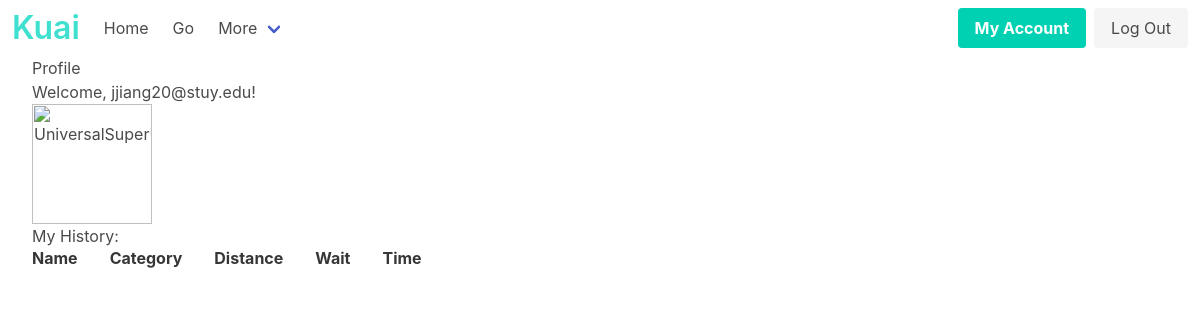
Before: /profile (signed in) with the older database file.
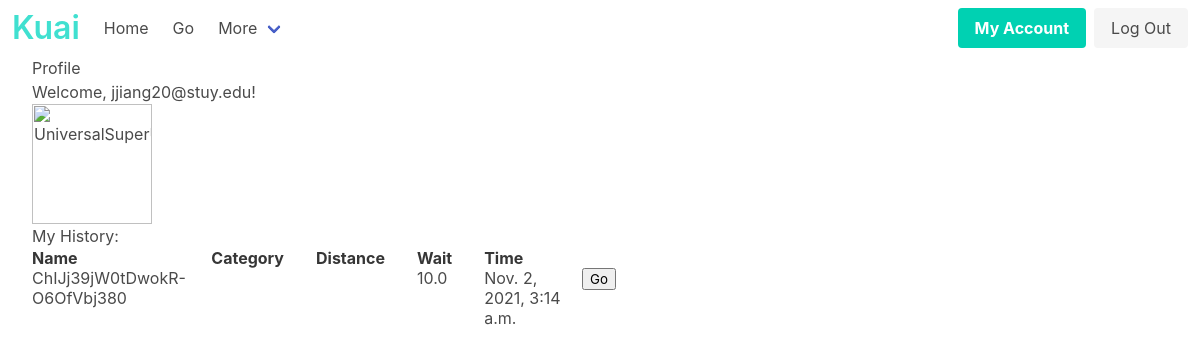
After: the same page with the newer database file.
### Landing/models.py (models this page shows, shortened)
class waitData(models.Model):
    wait_time = models.FloatField(validators = [MinValueValidator(0)], null = False, blank = False)
    business = models.ForeignKey("Business", on_delete=models.CASCADE, related_name="review", null=True, blank=True)
    start_time = models.DateTimeField(default= django.utils.timezone.now, null= False, blank = False,)
    expiration_time = models.DateTimeField(default = getExperationTime, null = False, blank = False,)
    author = models.ForeignKey("Profile", related_name='all_time_updates', on_delete=CASCADE)
    REQUIRED_FIELDS = ['wait_time', 'author', 'business', 'expiration_time']

class Business(models.Model):
    lat = models.FloatField(blank = False, null = True)
    lon = models.FloatField(blank = False, null = True)
    verified = models.BooleanField(null = False, blank = False, default = False)
    expiration_time = models.DateTimeField(default=get_biz_expiration, null = False, blank = False)
    placeID = models.TextField(null = False, blank=False, unique = True, default = False)
    REQUIRED_FIELDS = ['lat', 'lon', 'verified', 'placeID', "expiration_time"]
    def get_short_name(self):
        return self.placeID
    objects = Business_Manager()

### Landing/views.py (the view)
# urls.py: path("profile", views.profile, name="profile"),
@login_required(login_url='/accounts/login/')
def profile(request):
    current_user = request.user
    print(current_user.id)
    for attr, value in vars(current_user).items():
        print("Attribute: " + str(attr or ""))
        print("Value: " + str(value or ""))
        print(current_user.profile.birth_date)
    print(current_user._wrapped.username)
    return render(request, "Landing/profile.html")

### Landing/models.py (called while the page is built, shortened)
    def to_python(self, value):
        class SubList(list):
            def __init__(self, token, *args):
                self.token = token
                super().__init__(*args)
        if isinstance(value, list):
            return value
        if value is None:
            return SubList(self.token)
        return SubList(self.token, value.split(self.token))

    def from_db_value(self, value, expression, connection):
        return self.to_python(value)

    def __str__(self):
        return self.username

### Landing/templates/Landing/profile.html (shortened to what this page needs)
{% load socialaccount %}
<html>
  <head>
    {% load static %}
    <link rel="stylesheet" type="text/css" href="{% static 'Landing/css/profile.css' %}">
  </head>
  {% block content %}
  {% include 'Landing/navbar.html' %}
<div id="profile">
  <h1>Profile</h1>
  {% if user.is_authenticated %}
<div id="maincontent">
  <div>
    <p>Welcome, {{ user.username }}!</p>
    <img class="is-rounded" src="../../bios/Landing/pfps/UniversalSuperUser" alt="UniversalSuperUser" width="120" height="90">
  <h1>My History: </h1>
  <table class="sortable">
  <thead class="thead">
    <tr class="tr">
        <th class="th">
          Name
        </th>
        <th class="th">Category</th>
        <th class="th">Distance</th>
        <th class="th">Wait</th>
        <th class="th">Time</th>
    </tr>
  </thead>
{% for i in user.profile.all_time_updates.all %}
  <tr class="tr">
    <td class="td"><span class="HistoryName">{{i.business.get_short_name}}</span></td>
    <td class="td"> </td>
    <td class="td"> </td>
    <td class="td">{{i.wait_time}}</td>
    <td class="td">{{i.start_time}}</td>
    <td class="sorttable_nosort"><button class="HistoryButtons">Go</button></td>
  </tr>
{% endfor%}
  </table>
</div>
<div id="map"></div>
{% else %}
<p>Welcome, friend!</p>
{% endif %}
</div>
  {% endblock %}
  </div>
</html>

Changed rows visible on the page:
added waitData: business.get_short_name "ChIJj39jW0tDwokR-O6OfVbj380", wait_time "10.0", start_time "Nov. 2, 2021, 3:14 a.m."
